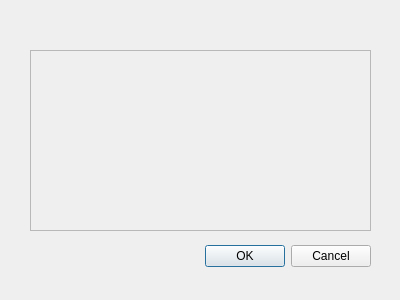
<?xml version="1.0" encoding="UTF-8"?>
<ui version="4.0">
 <class>NewProjectDialog</class>
 <widget class="QDialog" name="NewProjectDialog">
  <property name="geometry">
   <rect>
    <x>0</x>
    <y>0</y>
    <width>400</width>
    <height>300</height>
   </rect>
  </property>
  <property name="windowTitle">
   <string>Dialog</string>
  </property>
  <widget class="QDialogButtonBox" name="buttonBox">
   <property name="geometry">
    <rect>
     <x>30</x>
     <y>240</y>
     <width>341</width>
     <height>32</height>
    </rect>
   </property>
   <property name="orientation">
    <enum>Qt::Horizontal</enum>
   </property>
   <property name="standardButtons">
    <set>QDialogButtonBox::Cancel|QDialogButtonBox::Ok</set>
   </property>
  </widget>
  <widget class="QScrollArea" name="scrollArea">
   <property name="geometry">
    <rect>
     <x>30</x>
     <y>50</y>
     <width>341</width>
     <height>181</height>
    </rect>
   </property>
   <property name="widgetResizable">
    <bool>true</bool>
   </property>
   <widget class="QWidget" name="scrollAreaWidgetContents">
    <property name="geometry">
     <rect>
      <x>0</x>
      <y>0</y>
      <width>339</width>
      <height>179</height>
     </rect>
    </property>
   </widget>
  </widget>
 </widget>
 <resources/>
 <connections>
  <connection>
   <sender>buttonBox</sender>
   <signal>accepted()</signal>
   <receiver>NewProjectDialog</receiver>
   <slot>accept()</slot>
   <hints>
    <hint type="sourcelabel">
     <x>248</x>
     <y>254</y>
    </hint>
    <hint type="destinationlabel">
     <x>157</x>
     <y>274</y>
    </hint>
   </hints>
  </connection>
  <connection>
   <sender>buttonBox</sender>
   <signal>rejected()</signal>
   <receiver>NewProjectDialog</receiver>
   <slot>reject()</slot>
   <hints>
    <hint type="sourcelabel">
     <x>316</x>
     <y>260</y>
    </hint>
    <hint type="destinationlabel">
     <x>286</x>
     <y>274</y>
    </hint>
   </hints>
  </connection>
 </connections>
</ui>
